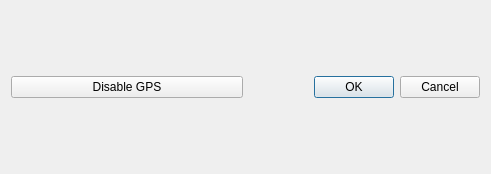
<?xml version="1.0" encoding="UTF-8"?>
<ui version="4.0">
 <class>Dlg_setupGps</class>
 <widget class="QDialog" name="Dlg_setupGps">
  <property name="geometry">
   <rect>
    <x>0</x>
    <y>0</y>
    <width>491</width>
    <height>174</height>
   </rect>
  </property>
  <property name="windowTitle">
   <string>Setup an approximate GPS grid</string>
  </property>
  <layout class="QGridLayout" name="gridLayout">
   <item row="0" column="2" colspan="2">
    <widget class="QDialogButtonBox" name="buttonBox">
     <property name="orientation">
      <enum>Qt::Horizontal</enum>
     </property>
     <property name="standardButtons">
      <set>QDialogButtonBox::Cancel|QDialogButtonBox::Ok</set>
     </property>
    </widget>
   </item>
   <item row="0" column="0" colspan="2">
    <widget class="QPushButton" name="disablePshBtt">
     <property name="text">
      <string>Disable GPS</string>
     </property>
    </widget>
   </item>
  </layout>
 </widget>
 <tabstops>
  <tabstop>disablePshBtt</tabstop>
 </tabstops>
 <resources/>
 <connections>
  <connection>
   <sender>buttonBox</sender>
   <signal>rejected()</signal>
   <receiver>Dlg_setupGps</receiver>
   <slot>reject()</slot>
   <hints>
    <hint type="sourcelabel">
     <x>511</x>
     <y>213</y>
    </hint>
    <hint type="destinationlabel">
     <x>286</x>
     <y>274</y>
    </hint>
   </hints>
  </connection>
  <connection>
   <sender>buttonBox</sender>
   <signal>accepted()</signal>
   <receiver>Dlg_setupGps</receiver>
   <slot>accept()</slot>
   <hints>
    <hint type="sourcelabel">
     <x>511</x>
     <y>213</y>
    </hint>
    <hint type="destinationlabel">
     <x>157</x>
     <y>274</y>
    </hint>
   </hints>
  </connection>
 </connections>
</ui>
